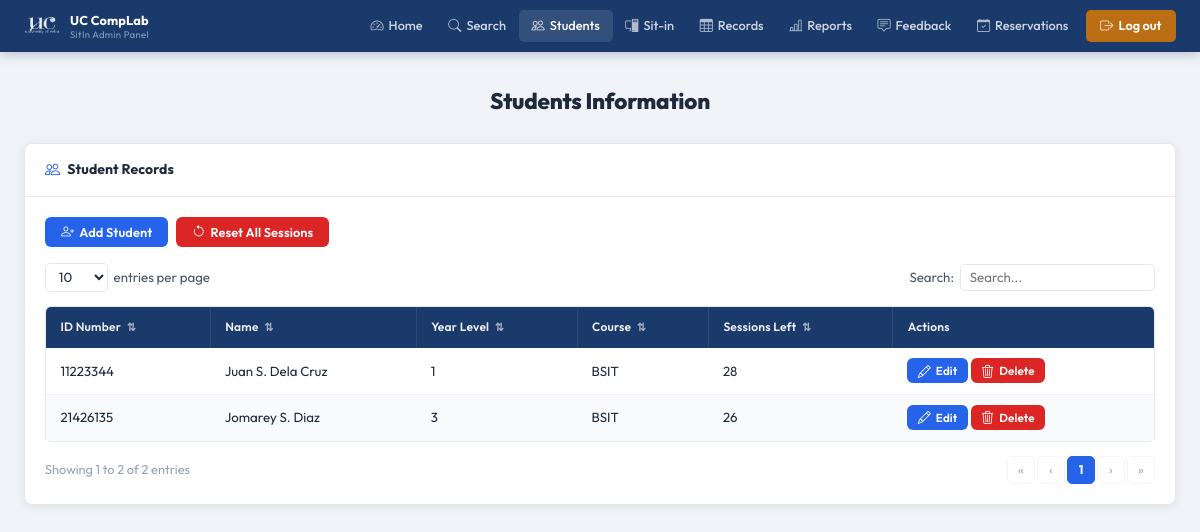
Before: /pages/admin/students.php (signed in) with the older database file.
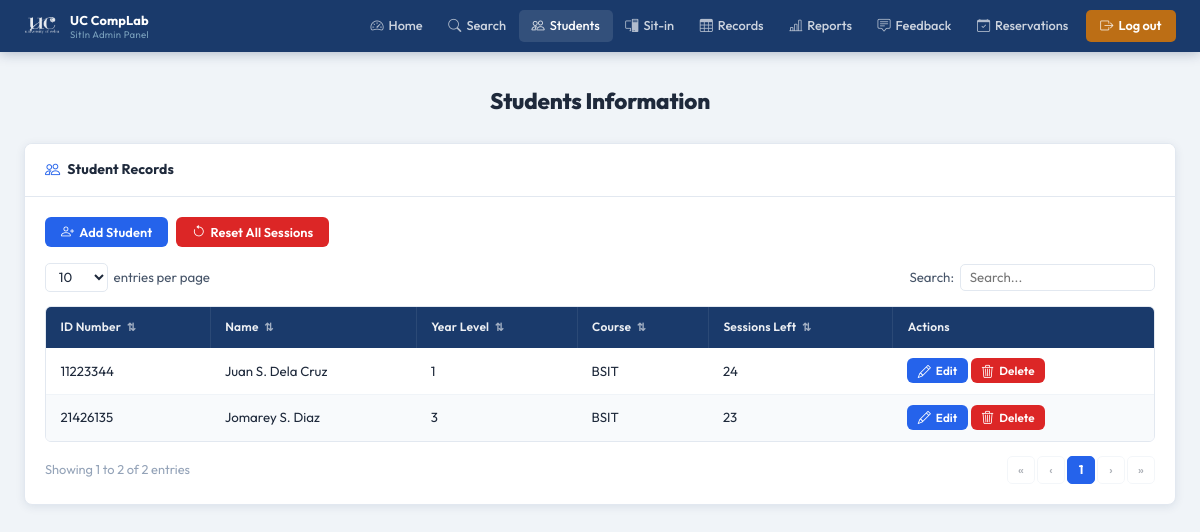
After: the same page with the newer database file.
### tables this page shows
CREATE TABLE users (
            id                 INTEGER PRIMARY KEY AUTOINCREMENT,
            first_name         TEXT    NOT NULL,
            last_name          TEXT    NOT NULL,
            middle_name        TEXT,
            student_id         TEXT    UNIQUE NOT NULL,
            course             TEXT    NOT NULL,
            course_level       INTEGER NOT NULL,
            email              TEXT    UNIQUE NOT NULL,
            address            TEXT    NOT NULL,
            password           TEXT    NOT NULL,
            remaining_sessions INTEGER DEFAULT 30,
            created_at         DATETIME DEFAULT CURRENT_TIMESTAMP
        , profile_picture TEXT);

### pages/admin/students.php (the view, shortened to what this page needs)
<?php
$base = '../../';
$db = getDB();
$search = trim($_GET['q'] ?? '');
if ($search) {
    $s = $db->prepare("
        SELECT * FROM users
        WHERE first_name LIKE ? OR last_name LIKE ? OR student_id LIKE ? OR course LIKE ? OR email LIKE ?
        ORDER BY student_id ASC
    ");
    $s->execute(array_fill(0, 5, "%{$search}%"));
} else {
    $s = $db->query("SELECT * FROM users ORDER BY student_id ASC");
}
$students = $s->fetchAll();
?>
<!DOCTYPE html>
<html lang="en">
<head>
  <link rel="stylesheet" href="<?= $base ?>assets/css/admin.css"/>
  <link rel="stylesheet" href="https://cdn.jsdelivr.net/npm/bootstrap-icons@1.11.3/font/bootstrap-icons.css"/>
</head>
<body>
<?php require_once __DIR__ . '/../../includes/admin-navbar.php'; ?>
<div class="admin-page">
  <div class="admin-inner">
    <h1 class="a-page-title">Students Information</h1>
    <div class="a-card">
      <div class="a-card-header">
        <i class="bi bi-people"></i> Student Records
      </div>
      <div class="a-card-body">
        <div style="display:flex; gap:0.5rem; margin-bottom:1rem; flex-wrap:wrap;">
          <button class="a-btn a-btn-primary" data-open-modal="addStudentModal">
            <i class="bi bi-person-plus"></i> Add Student
          </button>
          <form method="POST" style="display:inline;"
                onsubmit="return confirm('Reset ALL students to 30 sessions?')">
            <button type="submit" class="a-btn a-btn-red">
              <i class="bi bi-arrow-counterclockwise"></i> Reset All Sessions
            </button>
          </form>
        </div>
        <div class="a-table-controls">
          <div class="a-entries-wrap">
            <select id="stuSelect" class="a-entries-select">
              <option>10</option><option>25</option><option>50</option><option>100</option>
            </select>
            <span>entries per page</span>
          </div>
          <div class="a-search-wrap">
            <label>Search:</label>
            <input type="text" id="stuSearch" class="a-search-box"
                   value="<?= htmlspecialchars($search) ?>" placeholder="Search..." />
          </div>
        </div>
        <div class="a-table-wrap">
          <table class="a-table" id="stuTable">
            <thead>
              <tr>
                <th class="a-sortable" data-col="0">ID Number <span class="a-sort-icon">⇅</span></th>
                <th class="a-sortable" data-col="1">Name <span class="a-sort-icon">⇅</span></th>
                <th class="a-sortable" data-col="2">Year Level <span class="a-sort-icon">⇅</span></th>
                <th class="a-sortable" data-col="3">Course <span class="a-sort-icon">⇅</span></th>
                <th class="a-sortable" data-col="4">Sessions Left <span class="a-sort-icon">⇅</span></th>
                <th>Actions</th>
              </tr>
            </thead>
            <tbody id="stuBody">
              <?php if (empty($students)): ?>
                <tr class="a-table-empty"><td colspan="6">No students found.</td></tr>
              <?php else: ?>
                <?php foreach ($students as $s): ?>
                  <tr class="a-data-row">
                    <td><?= htmlspecialchars($s['student_id']) ?></td>
                    <td><?= htmlspecialchars(
                          $s['first_name'] . ' ' .
                          ($s['middle_name'] ? $s['middle_name'][0] . '. ' : '') .
                          $s['last_name']
                        ) ?></td>
                    <td><?= (int)$s['course_level'] ?></td>
                    <td><?= htmlspecialchars($s['course']) ?></td>
                    <td><?= (int)($s['remaining_sessions'] ?? 30) ?></td>
                    <td>
                      <button class="a-btn a-btn-primary a-btn-sm"
                              onclick="openEdit(<?= htmlspecialchars(json_encode($s)) ?>)">
                        <i class="bi bi-pencil"></i> Edit
                      </button>
                      <form method="POST" style="display:inline;"
                            onsubmit="return confirm('Delete this student?')">
                        <button type="submit" class="a-btn a-btn-red a-btn-sm">
                          <i class="bi bi-trash3"></i> Delete
                        </button>
                      </form>
                    </td>
                  </tr>
                <?php endforeach; ?>
              <?php endif; ?>
            </tbody>
          </table>
        </div>
        <div class="a-table-footer">
          <div class="a-table-info" id="stuInfo"></div>
          <div class="a-pagination"  id="stuPag"></div>
        </div>
      </div>
    </div>
  </div>
</div>
</body>
</html>

Changed rows visible on the page:
changed users "Juan S. Dela Cruz": remaining_sessions "28" → "24"
changed users "Jomarey S. Diaz": remaining_sessions "26" → "23"
